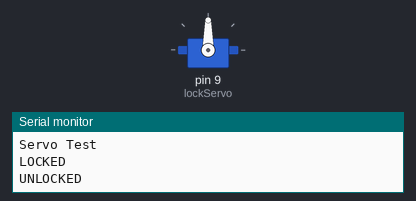
Recording of a sketch running on a simulated Arduino Uno, built with avr-gcc and run on an emulated ATmega328P. Shown: servo, the last lines printed to the serial monitor.

Above: at 3.1 s.
At 6.1 s:
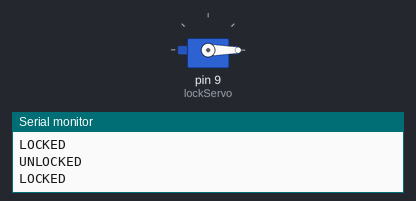
Timing chart, 0 to 7.6 s (numbered marks = the images above):
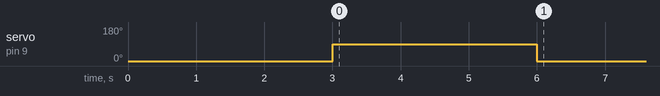

The sketch:

servo_test.ino
```cpp
#include <Servo.h>

Servo lockServo;

void setup() {

  lockServo.attach(9);

  Serial.begin(9600);

  Serial.println("Servo Test");

  lockServo.write(0);
  Serial.println("LOCKED");

  delay(3000);

  lockServo.write(90);
  Serial.println("UNLOCKED");

  delay(3000);

  lockServo.write(0);
  Serial.println("LOCKED");
}

void loop() {
}
```
